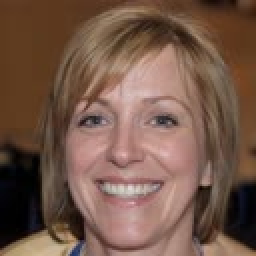
#> input picture ml/data/faces/face_000.jpg, 128 x 128 px (shown 2 times larger)
$ python -i generate.py   (imports and definitions only)
#> lines starting #> are read from the running program, lines starting #| are printed output that depends on the picture
#> further down, picture is the input picture: PIL image 128x128 RGB; mean R, G, B 117.4, 88.1, 73.3
import os
import random
import time
import requests
import io
from PIL import Image, ImageDraw, ImageFont, ImageFilter, ImageEnhance, ImageMath, ImageChops
from faker import Faker
import numpy as np

# [1 line that did not run here, left out]

# [31 lines left out: functions fetch_faces, get_random_face, not called in this run]

def apply_paper_texture_and_lighting(img):
    # Add noise texture
    w, h = img.size
#> w = 128; h = 128
    noise = Image.effect_noise((w, h), 10).convert('RGB')
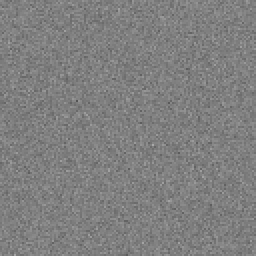
#> noise: PIL image 128x128 RGB (shown 2 times larger); min 84, max 169, mean 127.3
    img = Image.blend(img, noise, 0.05)

    # Create radial gradient for lighting
    gradient = Image.new('L', (w, h), color=0)
#> gradient: PIL image 128x128 L; every value is 0
    draw = ImageDraw.Draw(gradient)
    center_x, center_y = random.randint(w//4, 3*w//4), random.randint(h//4, 3*w//4)
#> center_x = 81; center_y = 85
    max_radius = int((w**2 + h**2)**0.5)
#> max_radius = 181

    for r in range(max_radius, 0, -5):
        alpha = int(255 * (r / max_radius))
        draw.ellipse([center_x - r, center_y - r, center_x + r, center_y + r], fill=alpha)

    gradient = ImageEnhance.Brightness(gradient).enhance(0.5)
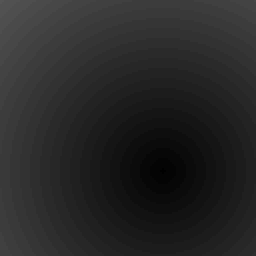
#> gradient: PIL image 128x128 L (shown 2 times larger); min 0, max 85, mean 39.1
    img = ImageChops.screen(img, gradient.convert('RGB'))
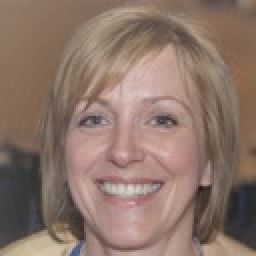
#> img: PIL image 128x128 RGB (shown 2 times larger); mean R, G, B 140.7, 116.9, 105.4
    return img

# [186 lines left out: functions create_layout_landscape, create_layout_portrait, simulate_photo_capture, tamper_photo_swap, tamper_text_edit, main, not called in this run]

# [2 lines not run here, left out]

>>> from PIL import Image
>>> picture = Image.open('faces/face_000.jpg')
>>> result = apply_paper_texture_and_lighting(picture)

$ run again, on ml/data/faces/face_004.jpg
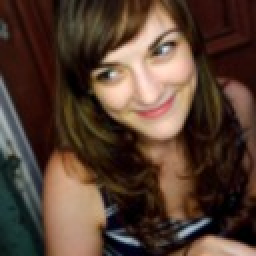
#> input picture ml/data/faces/face_004.jpg, 128 x 128 px (shown 2 times larger)
#> picture is the input picture: PIL image 128x128 RGB; mean R, G, B 84.8, 62.4, 49.5
#> in apply_paper_texture_and_lighting, `img = ImageChops.screen(img, gradient.convert('RGB'))`:
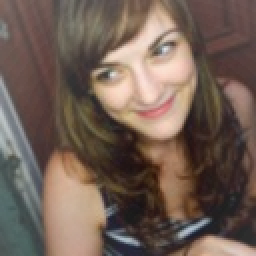
#> img: PIL image 128x128 RGB (shown 2 times larger); mean R, G, B 113.5, 95.2, 84.7

$ run again, on ml/data/faces/face_005.jpg
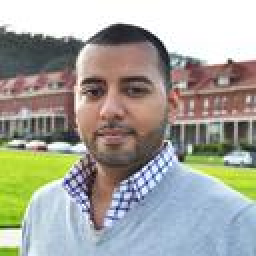
#> input picture ml/data/faces/face_005.jpg, 128 x 128 px (shown 2 times larger)
#> picture is the input picture: PIL image 128x128 RGB; mean R, G, B 164.5, 164.6, 156.2
#> in apply_paper_texture_and_lighting, `img = ImageChops.screen(img, gradient.convert('RGB'))`:
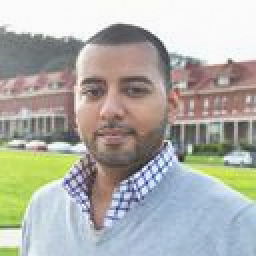
#> img: PIL image 128x128 RGB (shown 2 times larger); mean R, G, B 175.7, 175.8, 169.5

$ run again, on ml/data/faces/face_006.jpg
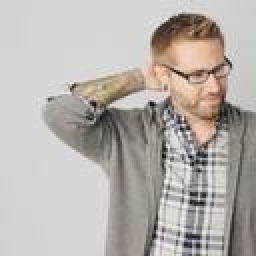
#> input picture ml/data/faces/face_006.jpg, 128 x 128 px (shown 2 times larger)
#> picture is the input picture: PIL image 128x128 RGB; mean R, G, B 182.4, 177.1, 172.4
#> in apply_paper_texture_and_lighting, `img = ImageChops.screen(img, gradient.convert('RGB'))`:
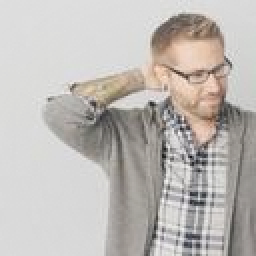
#> img: PIL image 128x128 RGB (shown 2 times larger); mean R, G, B 190.1, 185.7, 181.9
